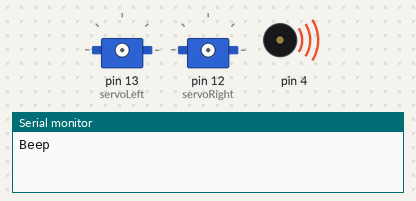
Recording of a sketch running on a simulated Arduino Uno, built with avr-gcc and run on an emulated ATmega328P. Shown: 2 × servo, buzzer (waves = sounding), the last lines printed to the serial monitor.

Above: at 0.1 s.
At 1.1 s:
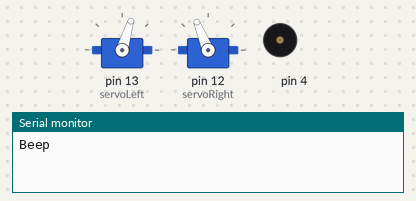
At 3.1 s:
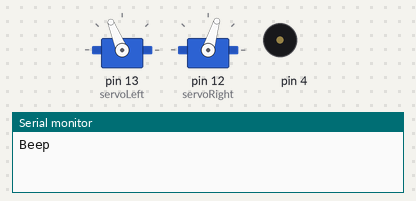
At 5.1 s:
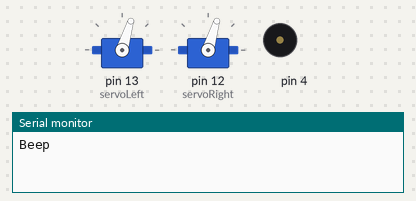
At 7.1 s:
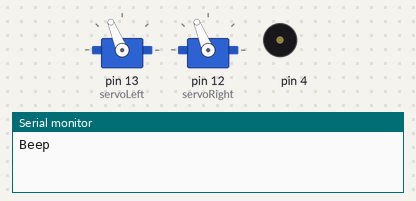
At 9.1 s:
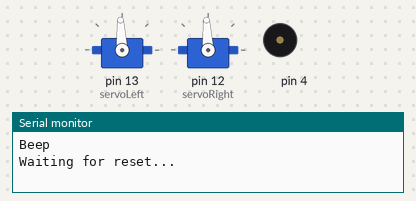
Timing chart, 0 to 10.6 s (numbered marks = the images above):
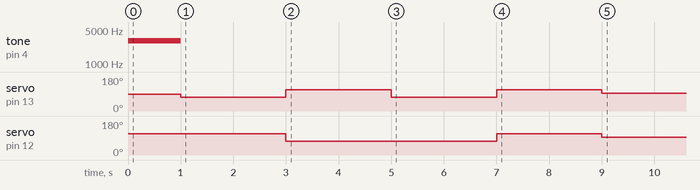

The sketch:

ServoExperiments.ino
```cpp
/*
 Robotics with the BOE Shield – LeftServoStayStill
 Generate signal to make the servo stay still for centering.
 http://learn.parallax.com/node/186
*/

#include <Servo.h> // Include servo library

Servo servoLeft;  // Declare left servo
Servo servoRight;  // Declare right servo

void setup(){

  Serial.begin(9600);
  Serial.println("Beep");
  tone(4, 3000, 1000);
  delay(1000);

  servoLeft.attach(13); // Attach left signal to pin 13
  servoRight.attach(12); // Attach left signal to pin 12

  //servoLeft.writeMicroseconds(1300); // 1.3 ms top RPM clockwise
  //servoRight.writeMicroseconds(1700); // 1.7 ms top RPM counterclockwise

  servoLeft.writeMicroseconds(1300);
  servoRight.writeMicroseconds(1700);

  delay(2000);

  servoLeft.writeMicroseconds(1700);
  servoRight.writeMicroseconds(1300);

  delay(2000);

  servoLeft.writeMicroseconds(1300);
  servoRight.writeMicroseconds(1300);

  delay(2000);

  servoLeft.writeMicroseconds(1700);
  servoRight.writeMicroseconds(1700);

  delay(2000);

  servoLeft.writeMicroseconds(1500); // 1.5 ms stay-still signal
  servoRight.writeMicroseconds(1500); // 1.5 ms stay-still signal

  servoLeft.detach(); // stop servo signal to pin 13
  servoRight.detach(); // stop servo signal to pin 12

}

void loop(){

  Serial.println("Waiting for reset...");
  delay(1000);

}
```
